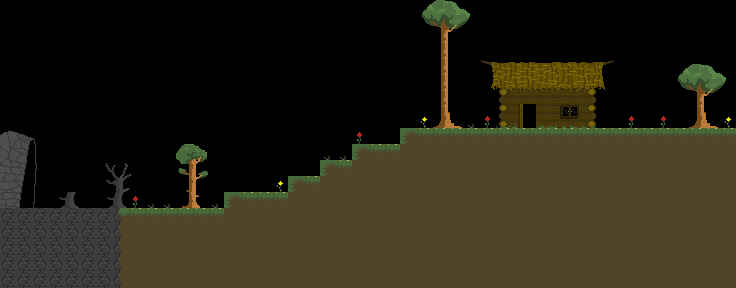

A 2D game scene composited from a Tiled map and its tileset images. What follows is a short description and the map's XML, with every tile layer's data as written:
An orthogonal 46x18 tile map with 16x16 px tiles, 1 tile layer (Tile Layer 1).

<map version="1.0" orientation="orthogonal" renderorder="right-down" width="46" height="18" tilewidth="16" tileheight="16" nextobjectid="1">
 <tileset firstgid="1" name="large-world-tilemap" tilewidth="16" tileheight="16" tilecount="256" columns="16">
  <image source="../global/large-world-tilemap.png" width="256" height="256" />
 </tileset>
 <layer name="Tile Layer 1" width="46" height="18">
  <data encoding="csv">
0,0,0,0,0,0,0,0,0,0,0,0,0,0,0,0,0,0,0,0,0,0,0,0,0,0,204,205,206,207,0,0,0,0,0,0,0,0,0,0,0,0,0,0,0,0,
0,0,0,0,0,0,0,0,0,0,0,0,0,0,0,0,0,0,0,0,0,0,0,0,0,0,220,221,222,223,0,0,0,0,0,0,0,0,0,0,0,0,0,0,0,0,
0,0,0,0,0,0,0,0,0,0,0,0,0,0,0,0,0,0,0,0,0,0,0,0,0,0,0,237,0,0,0,0,0,0,0,0,0,0,0,0,0,0,0,0,0,0,
0,0,0,0,0,0,0,0,0,0,0,0,0,0,0,0,0,0,0,0,0,0,0,0,0,0,0,237,0,0,8,9,10,11,12,13,14,15,16,0,0,0,0,0,0,0,
0,0,0,0,0,0,0,0,0,0,0,0,0,0,0,0,0,0,0,0,0,0,0,0,0,0,0,237,0,0,24,25,26,27,28,29,30,31,32,0,0,0,204,205,206,207,
0,0,0,0,0,0,0,0,0,0,0,0,0,0,0,0,0,0,0,0,0,0,0,0,0,0,0,237,0,0,40,41,42,43,44,45,46,47,48,0,0,0,220,221,222,223,
0,0,0,0,0,0,0,0,0,0,0,0,0,0,0,0,0,0,0,0,0,0,0,0,0,0,0,237,0,0,56,57,58,59,60,61,62,63,64,0,0,0,0,237,0,0,
0,0,0,0,0,0,0,0,0,0,0,0,0,0,0,0,0,0,0,0,0,0,0,0,0,0,244,253,254,211,243,73,74,75,76,77,78,79,80,243,0,243,0,253,254,244,
1,2,3,0,0,0,0,0,0,0,0,0,0,0,0,0,0,0,0,0,0,0,243,0,0,225,227,227,227,227,227,227,227,227,227,227,227,227,227,227,227,227,227,227,227,227,
17,18,19,0,0,0,0,0,0,0,0,202,203,0,0,0,0,0,0,0,211,211,225,227,227,242,242,242,242,242,242,242,242,242,242,242,242,242,242,242,242,242,242,242,242,242,
33,34,35,0,0,0,157,158,159,0,0,218,219,0,0,0,0,0,0,0,225,227,242,242,242,242,242,242,242,242,242,242,242,242,242,242,242,242,242,242,242,242,242,242,242,242,
49,50,51,0,0,0,173,174,175,0,0,234,235,0,0,0,0,244,225,227,242,242,242,242,242,242,242,242,242,242,242,242,242,242,242,242,242,242,242,242,242,242,242,242,242,242,
65,66,67,189,190,0,189,190,243,211,211,250,251,211,225,227,227,227,242,242,242,242,242,242,242,242,242,242,242,242,242,242,242,242,242,242,242,242,242,242,242,242,242,242,242,242,
177,177,177,177,177,177,177,178,227,227,227,227,227,227,242,242,242,242,242,242,242,242,242,242,242,242,242,242,242,242,242,242,242,242,242,242,242,242,242,242,242,242,242,242,242,242,
177,180,180,180,180,177,180,181,242,242,242,242,242,242,242,242,242,242,242,242,242,242,242,242,242,242,242,242,242,242,242,242,242,242,242,242,242,242,242,242,242,242,242,242,242,242,
177,180,180,180,180,180,180,181,242,242,242,242,242,242,242,242,242,242,242,242,242,242,242,242,242,242,242,242,242,242,242,242,242,242,242,242,242,242,242,242,242,242,242,242,242,242,
177,177,180,180,180,177,177,181,242,242,242,242,242,242,242,242,242,242,242,242,242,242,242,242,242,242,242,242,242,242,242,242,242,242,242,242,242,242,242,242,242,242,242,242,242,242,
177,177,177,177,177,177,180,181,242,242,242,242,242,242,242,242,242,242,242,242,242,242,242,242,242,242,242,242,242,242,242,242,242,242,242,242,242,242,242,242,242,242,242,242,242,242
</data>
 </layer>
</map>
